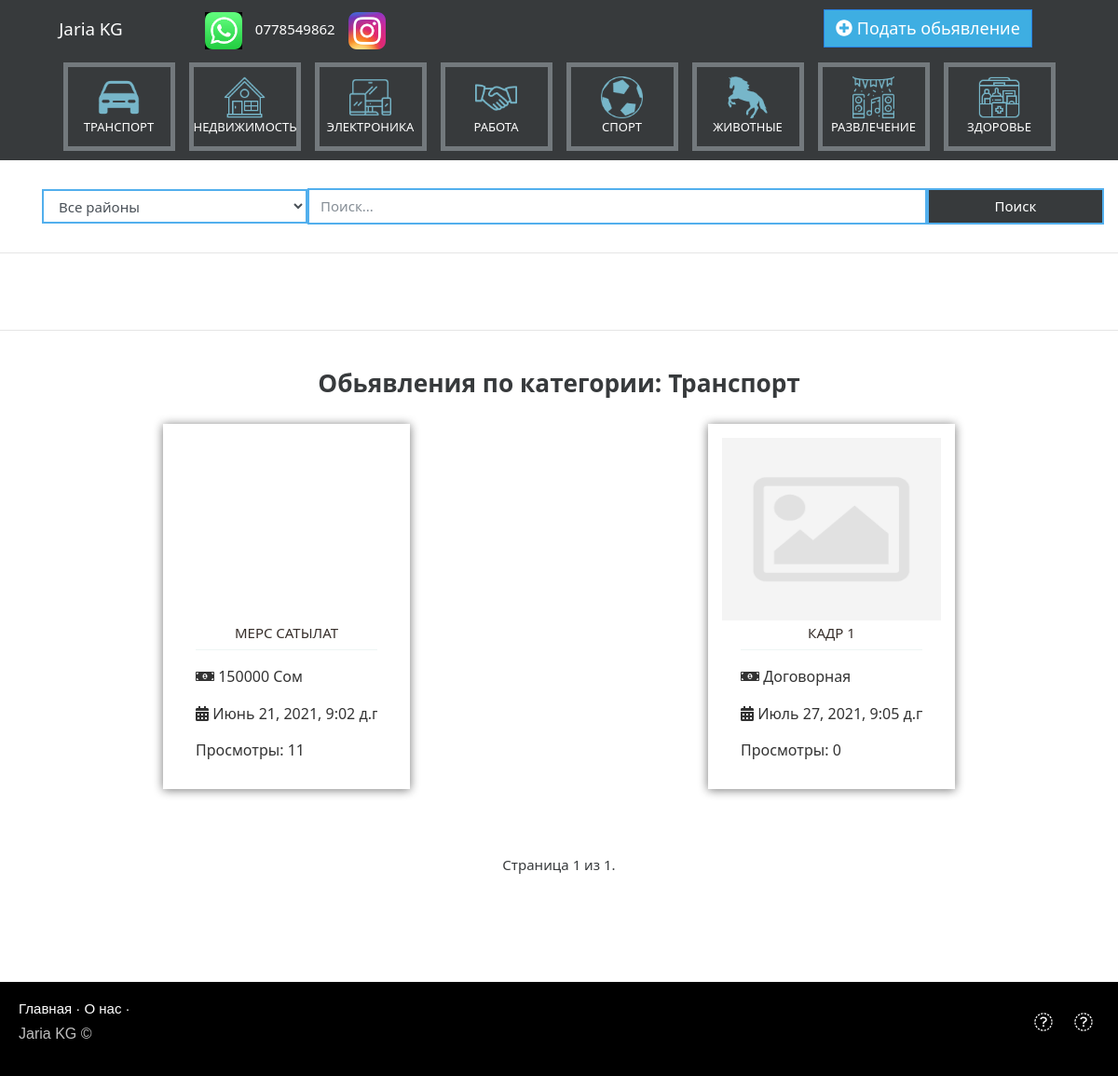
Page /category/1 on the earlier database version.
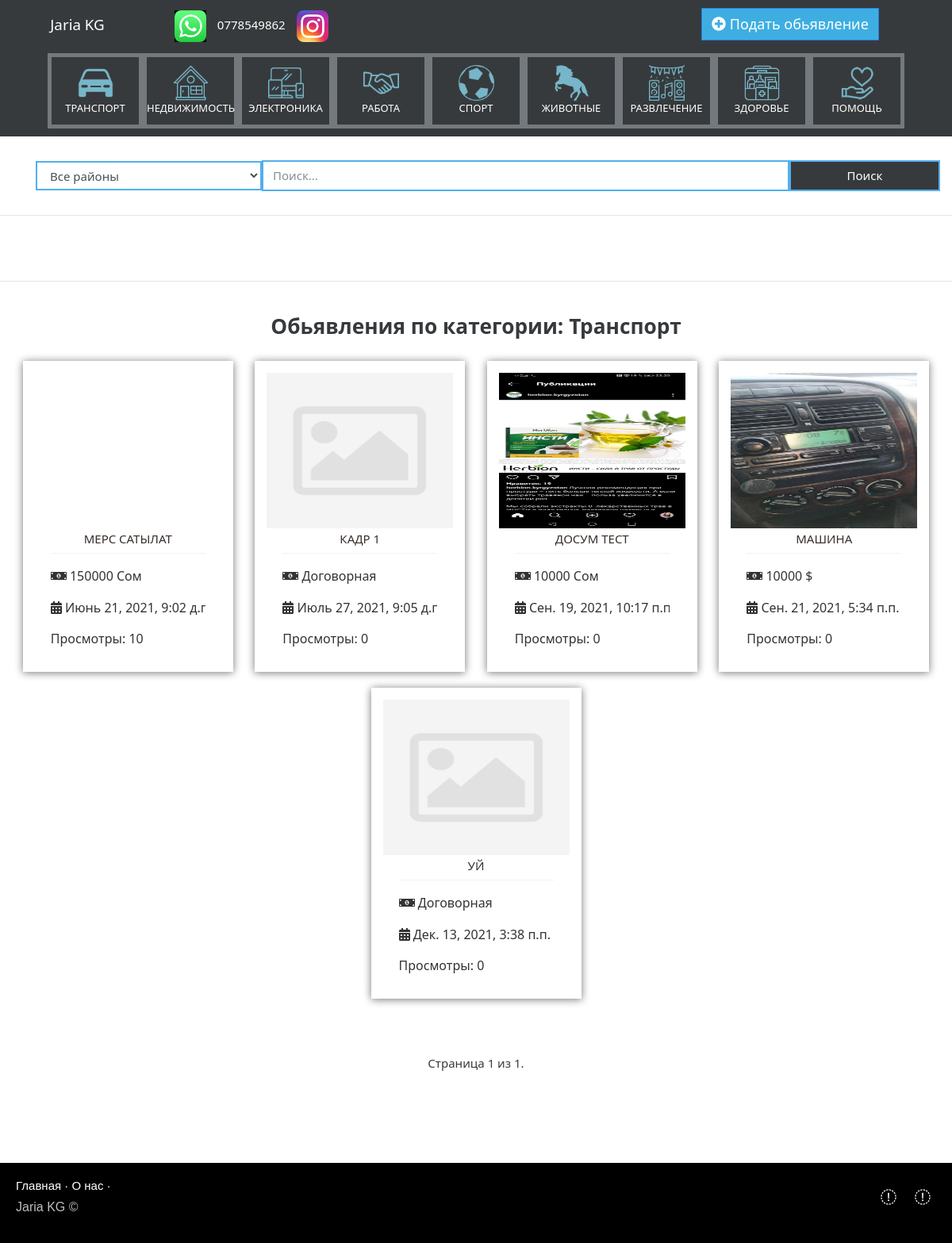
Same page on the later database version.
### doska/models.py (models this page shows, shortened)
class Category(models.Model):
    title=models.CharField('Имя категории',max_length=100,null=False,blank=False)
    parent=models.ForeignKey('self',on_delete=models.SET_NULL,null=True,blank=True)
    url=models.SlugField(max_length=100,unique=True)
    icon=models.ImageField(upload_to='icons/',null=True,blank=True)
    def __str__(self):
        return self.title
    class Meta:
        verbose_name='Категория'
        verbose_name_plural='Категории'

class Ad(models.Model):
    title=models.CharField('Заголовок',max_length=150,null=False,blank=False)
    content=models.TextField('Описание',max_length=500,null=True,blank=True)
    category=models.ForeignKey(Category,on_delete=models.PROTECT,null=False,verbose_name='Категория')
    number=models.CharField('Тел. номер',null=False,blank=False,max_length=50)
    name=models.CharField('Имя',max_length=100,null=True,blank=True)
    region=models.ForeignKey(Region,on_delete=models.PROTECT,verbose_name='Регион',null=False,blank=False,default=None)
    address=models.CharField('Адрес',max_length=150,null=True,blank=True)
    price=models.PositiveIntegerField('Цена',help_text='0 = Договорная')
    valute=models.ForeignKey('Valute',related_name='valute_name' ,on_delete=models.SET_NULL,null=True,blank=True,verbose_name='Валюта')
    views=models.PositiveIntegerField('Просмотры',default=0)
    is_active=models.BooleanField('Активация',default=False)
    is_vip=models.BooleanField('Статус VIP',default=False)
    date=models.DateTimeField('Дата',auto_now_add=True)
    def get_absolute_url(self):
        return reverse('ad_detail', kwargs={"pk": self.pk})
    class Meta:
        verbose_name='Обьявление'
        verbose_name_plural='Обьявлении'

class Valute(models.Model):
    title=models.CharField('Валюта',max_length=30)
    def __str__(self):
        return self.title
    class Meta:
        verbose_name = 'Валюта'
        verbose_name_plural = 'Валюты'

class Images(models.Model):
    image=models.ImageField('Изображение',upload_to='upload_images/%Y/%m/%d/')
    ad=models.ForeignKey(Ad,on_delete=models.CASCADE,related_name='images',related_query_name='images')
    class Meta:
        verbose_name='Фото'
        verbose_name_plural='Фото'

### doska/views.py (the view)
# urls.py: path('category/<int:pk>',AdCategoryView.as_view(),name='category'),
class AdCategoryView(ListView):
    model = Ad
    template_name = 'category.html'
    context_object_name = 'ad_list'
    paginate_by = 10
    def get_queryset(self):
        return Ad.objects.filter(category=self.kwargs.get('pk'))[:100]
    def get_context_data(self, *, object_list=None, **kwargs):
        context=super().get_context_data(**kwargs)
        context['category_list'] = Category.objects.exclude(icon__isnull=True).exclude(icon__exact='')
        context['regions'] = Region.objects.exclude(is_active=False)
        context['storie_list'] = Story.objects.filter(story_category=self.kwargs.get('pk'))
        context['category']= self.kwargs.get('pk')
        pk = self.kwargs.get('pk')
        context['category_title']= Category.objects.get(pk=pk)
        return context

### doska/models.py (called while the page is built)
    def __str__(self):
        return self.title

### templates/category.html (shortened to what this page needs)
{% extends 'base.html' %}
{% load static %}
{% block content %}
<div class="col-12 row" id="search_content">
    <form class="form form-inline col-12 row" action="{% url 'search' %}" method="GET">
        <select class="form-control col-lg-3 col-md-3 col-sm-3 col-xs-12 search_border" name="region">
            <option value="">Все районы</option>
        </select>
        <input class="form-control col-lg-7 col-md-7 col-xs-12 col-sm-9 search_border" name="search_text" type="text"
               placeholder="Поиск...">
        <button class="btn btn-secondary col-md-2 col-lg-2 col-sm-12 col-xs-12 search_border" type="submit">Поиск
        </button>
    </form>
</div>
<hr>
<div class="container-fluid" id="vip-content" style=" padding: 25px 0;">
</div>
<hr>
<div class="container" id="content" style=" padding: 25px 0;">
    <div class="d-flex justify-content-center"><h3 style="font-weight:700;">Обьявления по категории:  {{ category_title }}</h3></div>
    <div id="product_block" class="row">
        {% for ad in ad_list %}
        <div class="product">
            <div id="product__img">
                <a href="{{ ad.get_absolute_url }}" class="img__wrap">
                    {% if ad.images.all|length > 0 %}
                    {% with ad.images.all|first as image %}
                    <img src="{{ image.image.url }}" alt="" class="img">
                    {% endwith %}
                    {% else %}
                    <img src="{% static 'icons/no_image.png' %}" alt="" class="img">
                    {% endif %}
                </a>
            </div>
            <div class="product__content">
                <div class="product__title">
                    <a href="{{ ad.get_absolute_url }}" class="title__text">{{ ad.title }}</a>
                </div>
                <div class="product__info">
                    {% if ad.price == 0 %}
                    <div class="info__block">
                        <span><i class="fa fa-money-bill-alt" aria-hidden="true"></i> Договорная</span>
                    </div>
                    {% else %}
                    <div class="info__block">
                        <span><i class="fa fa-money-bill-alt"
                                 aria-hidden="true"></i> {{ ad.price }} {{ ad.valute }}</span>
                    </div>
                    {% endif %}
                    <div class="info__block">
                        <b class="info__icon"></b>
                        <span><i class="fa fa-calendar-alt" aria-hidden="true"></i> {{ ad.date }}</span>
                    </div>
                    <div class="info__block">
                        <b class="info__icon"></b>
                        <span>Просмотры: {{ ad.views }}</span>
                    </div>
                </div>
            </div>
        </div>
        {% endfor %}
        </div>
    <div class="pagination d-flex justify-content-center">
            <span class="current">
            Страница {{ page_obj.number }} из {{ page_obj.paginator.num_pages }}.
        </span>
        </div>
    </div>
{% endblock %}

### templates/base.html (shortened to what this page needs)
{% load static %}
<!DOCTYPE html>
<html>
<head>
    <link rel="stylesheet" href="{% static 'css/bootstrap.min.css' %}">
    <link rel="stylesheet" type="text/css" href="{% static 'css/index_style.css' %}">
    <link rel="stylesheet" type="text/css" href="{% static 'css/footer.css' %}">
    <link rel="stylesheet" type="text/css" href="{% static 'css/flaticon/flaticon.css' %}">
    <link rel="stylesheet" type="text/css" href="{% static 'css/nav_category.css' %}">
</head>
<body>
    {% block navbar  %}
        {% include 'includes/navbar.html' %}
    {% endblock %}
    {% block panel_cat  %}
        <div id="panel_cat" style="margin-top: 40px; background-color: #373a3c;">
        <ul class="nav panel-tabs">
            {% for category in category_list %}
            <a href="{% url 'category' category.pk %}">
                <li>
                    <img src="{{ category.icon.url }}">
                    <div>{{ category.title }}</div>
                </li>
            </a>
            {% endfor %}
        </ul>
</div>
    {% endblock %}
    {% block content %}
    {% endblock %}
    {% block footer  %}
        {% include 'includes/footer.html' %}
    {% endblock %}
</body>
</html>

### templates/includes/navbar.html (shortened to what this page needs)
{% load static %}
<nav class="navbar-expand-lg navbar-dark bg-dark fixed-top" id="nav-menu" style="padding-bottom:10px;padding-top: 10px">
        <div class="row col-lg-12 col-md-12 col-sm-12 col-xs-12 collapse navbar-collapse" id="mynav">
            <a class=" col-md-2 col-lg-2 col-sm-12 col-xs-12 navbar-brand" href="{% url 'home' %}" style="text-align: center">Jaria KG</a>
            <ul class="navbar-nav col-md-10 col-lg-10 col-xs-12 col-sm-12 row">
                <li class="col-md-8 col-lg-8 col-sm-12 col-xs-12 pl-4">
                    <img src="{% static 'icons/img_2.png' %}" class="main_icons">
                    <div id="whatsapp_number">0778549862</div>
                    <a href="https://instagram.com" target="_blank">
                        <img src="{% static 'icons/Instagram_icon.png' %}" class="main_icons">
                    </a>
                </li>
                <li class="nav-item  col-md-4 col-xs-12" style=" text-align: center">
                    <a class="btn btn-primary" href="{% url 'add' %}" style="font-size: 18px; color: #fff; background-color: #3EAEE2;">
                        <i class="fas fa-plus-circle fa-1x" aria-hidden="true"></i>
                        Подать обьявление
                    </a>
                </li>
            </ul>
            </div>
    </nav>

### templates/includes/footer.html (shortened to what this page needs)
<div class="footer ">
        <div class="footer_right">
            <a href="#"><i class="fa fa-facebook"></i></a>
            <a href="#"><i class="fa fa-twitter"></i></a>
        </div>
        <div class="footer-left">
            <p class="footer_links">
                <a href="#">Главная</a>
                ·
                <a href="#">О нас</a>
                ·
            </p>
            <p>Jaria KG ©
            </p>
        </div>
    </div>

### doska/static/css/index_style.css (style rules this page uses)
.pagination { display: inline-flex; margin-top:60px; }
.current { margin:10px; }
.row:after { content: ""; display: table; clear: both; }
li > img { max-height: 45px; }
.main_icons { max-height:40px; }
#whatsapp_number { color:white; padding:10px; display:inline-block; }
#search_content { margin-top:40px; margin:30px; }
.search_border { border: 2px solid #52AFED; }
.product { box-shadow: 0 1px 10px rgba(0,0,0,0.12), 0 1px 10px rgba(0,0,0,0.44); transition: all 0.3s cubic-bezier(.25,.8,.25,1); padding: 15px; margin :auto; margin-top : 20px; background-color: #fff; max-width: 265px; }
#product__img .img__wrap { width: 100%; height: 0; padding-bottom: 69.5%; position: relative; display: block; }
a { color: #337ab7; text-decoration: none; }
.img__wrap img { -webkit-transition: all .3s ease-in-out; transition: all .3s ease-in-out; position: absolute; top: 0; left: 0; width: 100%; max-height:196px; }
.product__content { padding: 25px 20px 15px 20px; }
.product__content .product__title { text-align: center; padding-bottom: 9px; margin-top: 10px; border-bottom: 1px solid #edf5f4; height: 30px; overflow: hidden; }
.product__title .title__text { overflow: hidden; text-transform: uppercase; color: #372F2B; font-weight: 500; font-size: 15px; display: block; white-space: nowrap; text-overflow: ellipsis; }
.product__info .info__block { padding-top: 15px; overflow: hidden; position: relative; color: #333; font-weight: 400; padding-bottom: 2px; }
.info__block span { display: inline-block; vertical-align: middle; width: 1700px; font-size: 16px; line-height: 18px; }
b { font-weight: bold; }
.product__info .info__block .info__icon { position: absolute; top: 5px; left: 0; display: inline-block; vertical-align: middle; color: #85F460; margin-right: 10px; margin-bottom: 10px; width: 14px; height: 12px; }

### doska/static/css/footer.css (style rules this page uses)
.footer_right a { display: inline-block; width: 35px; height: 35px; border-radius: 2px; font-size: 20px; color: #ffffff; text-align: center; line-height: 35px; margin-left: 3px; }
.footer p.footer_links { font-size: 15px; color: #ffffff; margin: 0 0 10px; padding: 0; }
.footer_links a { color: #ffffff; }
.footer { background-color: #000000; box-shadow: 0 1px 1px 0 rgba(0, 0, 0, 0.12); box-sizing: border-box; width: 100%; text-align: left; font: normal 16px sans-serif; padding: 20px; margin-top: 80px; }
.footer_right { float: right; margin-top: 6px; max-width: 180px; }
.footer-left p { color: #BEBEBE; }

### doska/static/css/nav_category.css (style rules this page uses)
.panel-tabs li:nth-child(1) { width: 120px;height: 95px; }
.panel-tabs li { text-align: center; padding: 10px 0 0 0; border:5px solid #73797D ; margin: auto; }
.panel-tabs { padding: 10px 5%; }
.panel-tabs a { color: white; font-size: 13px; font-weight: normal; text-transform: uppercase; margin: auto; }
.panel-tabs a { outline: none !important; text-decoration: none; -webkit-transition: all 0.3s ease 0s; -moz-transition: all 0.3s ease- 0s; -o-transition: all 0.3s ease 0s; transition: all 0.3s ease 0s; }

Differences in the rows shown:
added Category: icon (picture), title "ПОМОЩЬ"
changed Ad "МЕРС САТЫЛАТ": views "11" → "10"
added Ad: image (picture), title "ДОСУМ ТЕСТ", price "10000", valute "Сом", date "Сен. 19, 2021, 10:17…", views "0"
added Ad: image (picture), title "МАШИНА", price "10000", valute "$", date "Сен. 21, 2021, 5:34 п.п.", views "0"
added Ad: title "УЙ", price 0 (drawn), date "Дек. 13, 2021, 3:38 п.п.", views "0"
